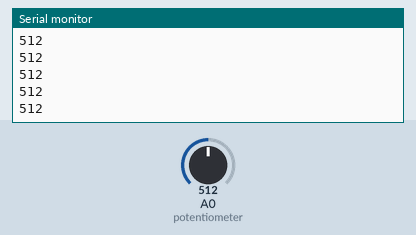
Recording of a sketch running on a simulated Arduino Uno, built with avr-gcc and run on an emulated ATmega328P. Parts: the last lines printed to the serial monitor. The inputs (shaded band) are chosen by the test bench; at power-on: A0 (potentiometer) = 512.

Above: at 1.2 s.
1.3 s: A0 (potentiometer) set to 716
At 2.0 s:
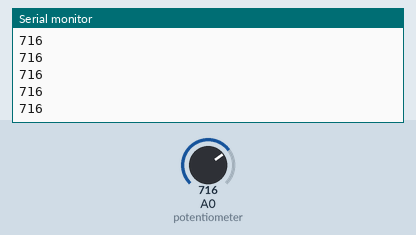
2.8 s: A0 (potentiometer) set to 900
At 3.6 s:
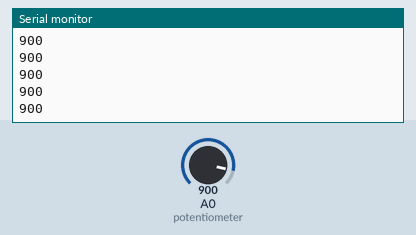
Timing chart, 0 to 5.8 s (numbered marks = the images above; inputs shaded):
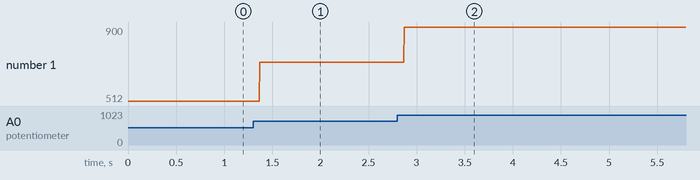

The sketch:

sketch.ino
```cpp
// the setup routine runs once when you press reset:
void setup() {
  // initialize serial communication at 9600 bits per second:
  Serial.begin(9600);
}

// the loop routine runs over and over again forever:
void loop() {
  // read the input on analog pin 0:
  int knobValue = analogRead(A0);
   // print out the value you read:
  Serial.println(knobValue);

}
```

Measured:
- after the input at 1.3 s, the serial monitor: prints a new line after 0.07 s (image 1)
- after the input at 2.8 s, the serial monitor: prints a new line after 0.07 s (image 2)
- plotted number 1: 512 → 716 after the input at 1.3 s, 716 → 900 after the input at 2.8 s
